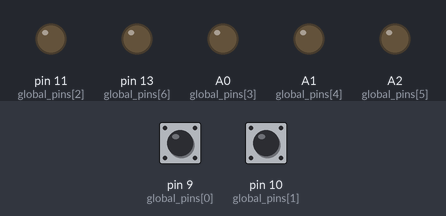
Simulated run of this sketch. Board: Arduino Leonardo, built with avr-gcc and run on an emulated ATmega32U4. On the bench: output pins drawn as LEDs (lit = HIGH). Inputs (shaded band) come from the test bench; at power-on: pin 9 (global_pins[0]) HIGH, pin 10 (global_pins[1]) HIGH. USB keyboard and mouse output is not drawn.

Above: at 1.2 s.
1.3 s: pin 9 (global_pins[0]) pulled LOW for 1 s
At 2.13 s:
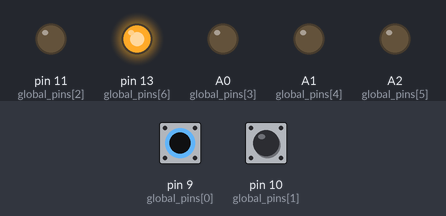
3.8 s: pin 9 (global_pins[0]) pulled LOW for 3.2 s
At 8.2 s:
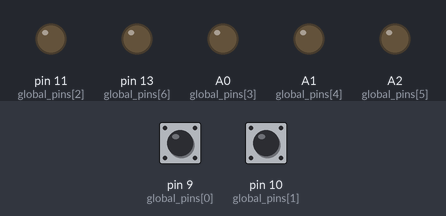
8.5 s: pin 10 (global_pins[1]) pulled LOW for 3.2 s
At 10.3 s:
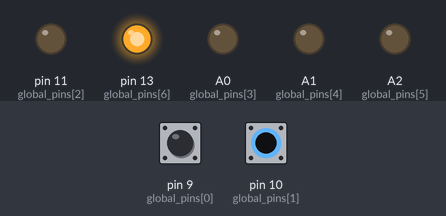
Timing chart, 0 to 13.3 s (numbered marks = the images above; inputs shaded):
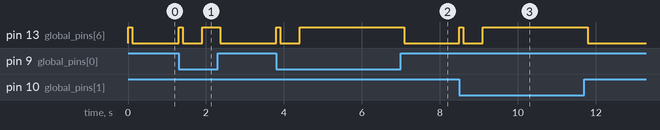

Measured:
- after the input at 1.3 s, pin 13 (global_pins[6]): LOW → HIGH at once, → LOW 0.10 s later, → HIGH 0.50 s later, → LOW 0.47 s later
- after the input at 3.8 s, pin 13 (global_pins[6]): LOW → HIGH at once, → LOW 0.10 s later, → HIGH 0.50 s later, → LOW 2.7 s later
- after the input at 8.5 s, pin 13 (global_pins[6]): LOW → HIGH at once, → LOW 0.10 s later, → HIGH 0.50 s later, → LOW 2.7 s later

The sketch:

FrontIO.ino
```cpp
#include <HID-Project.h>

#define D9   9
#define D10  10
#define D11  11
#define PINCOUNT  (sizeof(global_pins)/sizeof(uint32_t))

#define DEBOUNCETIME 0.05
#define DELAYTIME    0.6
#define RATE         0.04

#define BUTTON_UP    D9
#define BUTTON_DOWN  D10

typedef uint32_t pin_t;

/*=============================
            Globals
=============================*/

unsigned long global_curtime = 0;

pin_t         global_pins[] = {D9, D10, D11, A0, A1, A2, LED_BUILTIN};
int           global_pinmode[PINCOUNT] = {0};
int           global_pincurstate[PINCOUNT] = {0};
int           global_pinlaststate[PINCOUNT] = {0};
unsigned long global_lastdebouncetime[PINCOUNT] = {0};
unsigned long global_delaytime[PINCOUNT] = {0};

unsigned long global_ledtime = 0;


/*=============================
        Helper Functions
=============================*/

void pin_initall()
{
    // Initialize all pins as output zero volts
    for (int i=0; i<PINCOUNT; i++)
    {
        pinMode(global_pins[i], OUTPUT);
        global_pinmode[i] = OUTPUT;
        digitalWrite(global_pins[i], LOW);
    }
}

int pin_index(pin_t pin)
{
    for (int i=0; i<PINCOUNT; i++)
        if (global_pins[i] == pin)
            return i;
    return -1;
}

void pin_setmode(pin_t pin, uint32_t mode)
{
    // Initialize all pins as output zero volts
    pinMode(pin, mode);
    global_pinmode[pin_index(pin)] = mode;
}

bool button_check(pin_t pin)
{
    int index = pin_index(pin);
    if (global_pinmode[index] == INPUT_PULLUP)
        return !global_pincurstate[index];
    else
        return global_pincurstate[index];
}

/*bool button_pressed(pin_t pin)
{
    int index = pin_index(pin);
    return global_pinlaststate[index] != global_pincurstate[index] && button_check(pin);
}

bool button_released(pin_t pin)
{
    int index = pin_index(pin);
    return global_pinlaststate[index] != global_pincurstate[index] && !button_check(pin);
}*/

void led_holdfor(float seconds)
{
    global_ledtime = global_curtime + seconds*1000;
    if (seconds == -1)
        global_ledtime = -1;
}

void loop_start()
{
    global_curtime = millis();
    for (int i=0; i<PINCOUNT; i++)
    {
        int read = digitalRead(global_pins[i]);
        if (read != global_pinlaststate[i])
            global_lastdebouncetime[i] = global_curtime;
        if ((global_curtime - global_lastdebouncetime[i]) > DEBOUNCETIME*1000)
            global_pincurstate[i] = read;
    }
}

void loop_end()
{
    // Handle last input states
    for (int i=0; i<PINCOUNT; i++)
        global_pinlaststate[i] = digitalRead(global_pins[i]);

    // Handle LED state
    if (global_ledtime == -1 || global_ledtime >= global_curtime)
        digitalWrite(LED_BUILTIN, HIGH);
    else
        digitalWrite(LED_BUILTIN, LOW);
}

void input_key(pin_t pin, ConsumerKeycode key)
{
    if (global_delaytime[pin_index(pin)] < global_curtime)
    {
      if (global_delaytime[pin_index(pin)] == 0)
          global_delaytime[pin_index(pin)] = global_curtime + DELAYTIME*1000;
      else
          global_delaytime[pin_index(pin)] = global_curtime + RATE*1000;
      Consumer.write(key);
      led_holdfor(0.1f);
    }
}


/*=============================
      Program Entrypoint
=============================*/

void setup()
{
    pin_initall();
    Serial.begin(9600);

    Consumer.begin();

    pin_setmode(BUTTON_UP, INPUT_PULLUP);
    pin_setmode(BUTTON_DOWN, INPUT_PULLUP);
}

void loop()
{
    loop_start();
    if (button_check(BUTTON_UP))
        input_key(BUTTON_UP, MEDIA_VOL_UP);
    else
        global_delaytime[pin_index(BUTTON_UP)] = 0;
    if (button_check(BUTTON_DOWN))
        input_key(BUTTON_DOWN, MEDIA_VOL_DOWN);
    else
        global_delaytime[pin_index(BUTTON_DOWN)] = 0;
    loop_end();
}
```
